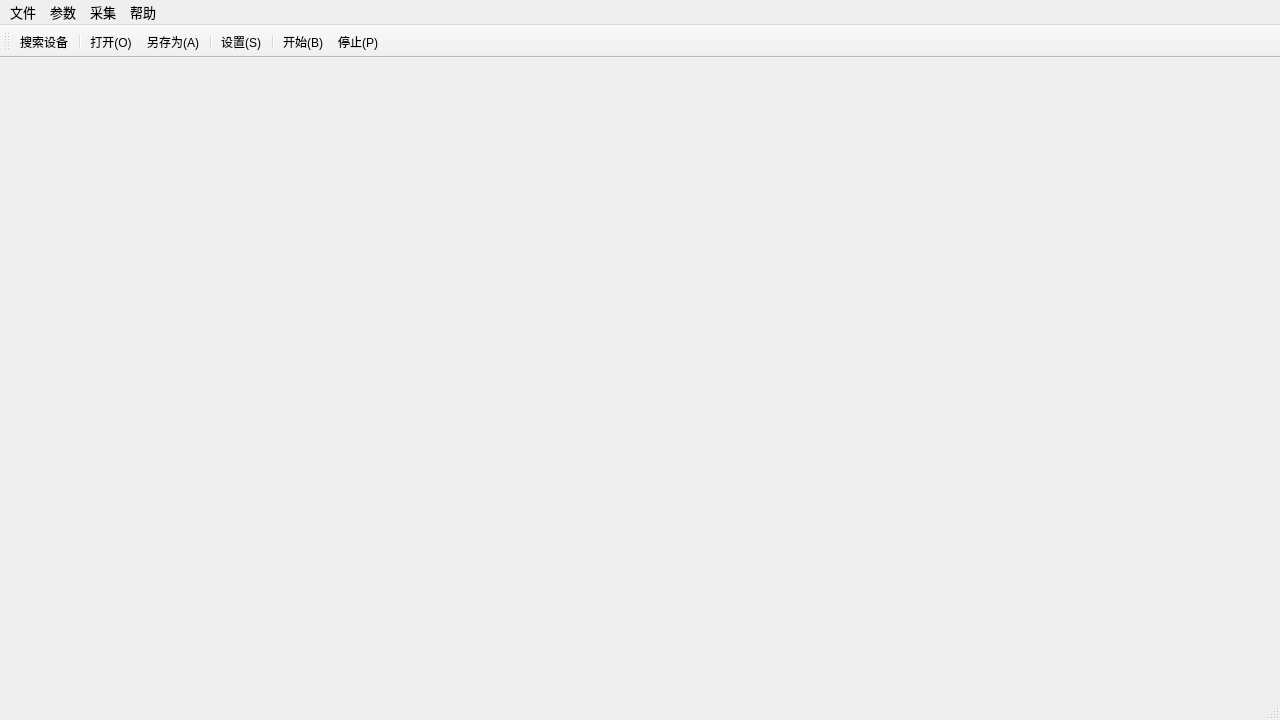
<?xml version="1.0" encoding="UTF-8"?>
<ui version="4.0">
 <class>MainWindow</class>
 <widget class="QMainWindow" name="MainWindow">
  <property name="geometry">
   <rect>
    <x>0</x>
    <y>0</y>
    <width>1280</width>
    <height>720</height>
   </rect>
  </property>
  <property name="minimumSize">
   <size>
    <width>1280</width>
    <height>720</height>
   </size>
  </property>
  <property name="windowTitle">
   <string>相干测风激光雷达数据采集控制软件</string>
  </property>
  <widget class="QWidget" name="centralWidget"/>
  <widget class="QMenuBar" name="menuBar">
   <property name="geometry">
    <rect>
     <x>0</x>
     <y>0</y>
     <width>1280</width>
     <height>25</height>
    </rect>
   </property>
   <property name="font">
    <font>
     <pointsize>10</pointsize>
    </font>
   </property>
   <widget class="QMenu" name="menu">
    <property name="font">
     <font>
      <pointsize>10</pointsize>
     </font>
    </property>
    <property name="title">
     <string>文件</string>
    </property>
    <addaction name="action_open"/>
    <addaction name="action_saveAs"/>
    <addaction name="separator"/>
    <addaction name="action_view"/>
   </widget>
   <widget class="QMenu" name="menu_2">
    <property name="font">
     <font>
      <pointsize>10</pointsize>
     </font>
    </property>
    <property name="title">
     <string>参数</string>
    </property>
    <addaction name="action_set"/>
   </widget>
   <widget class="QMenu" name="menu_3">
    <property name="font">
     <font>
      <pointsize>10</pointsize>
     </font>
    </property>
    <property name="title">
     <string>采集</string>
    </property>
    <addaction name="action_start"/>
    <addaction name="action_stop"/>
   </widget>
   <widget class="QMenu" name="menu_4">
    <property name="font">
     <font>
      <pointsize>10</pointsize>
     </font>
    </property>
    <property name="title">
     <string>帮助</string>
    </property>
    <addaction name="action_help"/>
   </widget>
   <addaction name="menu"/>
   <addaction name="menu_2"/>
   <addaction name="menu_3"/>
   <addaction name="menu_4"/>
  </widget>
  <widget class="QToolBar" name="mainToolBar">
   <property name="iconSize">
    <size>
     <width>32</width>
     <height>32</height>
    </size>
   </property>
   <attribute name="toolBarArea">
    <enum>TopToolBarArea</enum>
   </attribute>
   <attribute name="toolBarBreak">
    <bool>false</bool>
   </attribute>
   <addaction name="action_searchDevice"/>
   <addaction name="separator"/>
   <addaction name="action_open"/>
   <addaction name="action_saveAs"/>
   <addaction name="separator"/>
   <addaction name="action_set"/>
   <addaction name="separator"/>
   <addaction name="action_start"/>
   <addaction name="action_stop"/>
  </widget>
  <widget class="QStatusBar" name="statusBar"/>
  <action name="action_open">
   <property name="icon">
    <iconset resource="images.qrc">
     <normaloff>:/images/openfolder.png</normaloff>:/images/openfolder.png</iconset>
   </property>
   <property name="text">
    <string>打开(&amp;O)</string>
   </property>
   <property name="toolTip">
    <string>打开</string>
   </property>
   <property name="statusTip">
    <string>Open an existing file</string>
   </property>
   <property name="shortcut">
    <string>Ctrl+O</string>
   </property>
  </action>
  <action name="action_saveAs">
   <property name="icon">
    <iconset resource="images.qrc">
     <normaloff>:/images/savefolder.png</normaloff>:/images/savefolder.png</iconset>
   </property>
   <property name="text">
    <string>另存为(&amp;A)...</string>
   </property>
   <property name="toolTip">
    <string>另存为</string>
   </property>
   <property name="statusTip">
    <string>Save current data to specified files</string>
   </property>
   <property name="shortcut">
    <string>Ctrl+A</string>
   </property>
  </action>
  <action name="action_view">
   <property name="text">
    <string>视图(&amp;V)</string>
   </property>
   <property name="toolTip">
    <string>视图</string>
   </property>
   <property name="shortcut">
    <string>Ctrl+W</string>
   </property>
  </action>
  <action name="action_set">
   <property name="icon">
    <iconset resource="images.qrc">
     <normaloff>:/images/set.png</normaloff>:/images/set.png</iconset>
   </property>
   <property name="text">
    <string>设置(&amp;S)</string>
   </property>
   <property name="toolTip">
    <string>参数设置</string>
   </property>
   <property name="statusTip">
    <string>Open the parameter-setting dialog</string>
   </property>
   <property name="shortcut">
    <string>Ctrl+T</string>
   </property>
  </action>
  <action name="action_start">
   <property name="icon">
    <iconset resource="images.qrc">
     <normaloff>:/images/start.png</normaloff>:/images/start.png</iconset>
   </property>
   <property name="text">
    <string>开始(&amp;B)</string>
   </property>
   <property name="toolTip">
    <string>开始数据采集</string>
   </property>
   <property name="statusTip">
    <string>Start collecting data</string>
   </property>
   <property name="shortcut">
    <string>Ctrl+E</string>
   </property>
  </action>
  <action name="action_stop">
   <property name="icon">
    <iconset resource="images.qrc">
     <normaloff>:/images/stop.png</normaloff>:/images/stop.png</iconset>
   </property>
   <property name="text">
    <string>停止(&amp;P)</string>
   </property>
   <property name="toolTip">
    <string>停止数据采集</string>
   </property>
   <property name="statusTip">
    <string>Stop collecting data</string>
   </property>
   <property name="shortcut">
    <string>Ctrl+S</string>
   </property>
  </action>
  <action name="action_help">
   <property name="text">
    <string>帮助(&amp;H)</string>
   </property>
   <property name="toolTip">
    <string>帮助</string>
   </property>
   <property name="statusTip">
    <string>About this software</string>
   </property>
   <property name="shortcut">
    <string>Ctrl+L</string>
   </property>
  </action>
  <action name="action_searchDevice">
   <property name="icon">
    <iconset resource="images.qrc">
     <normaloff>:/images/searchdevice.png</normaloff>:/images/searchdevice.png</iconset>
   </property>
   <property name="text">
    <string>搜索设备</string>
   </property>
   <property name="toolTip">
    <string>搜索并连接设备</string>
   </property>
   <property name="statusTip">
    <string>Search ADQdevice and conncet</string>
   </property>
   <property name="shortcut">
    <string>Ctrl+F</string>
   </property>
  </action>
 </widget>
 <layoutdefault spacing="6" margin="11"/>
 <resources>
  <include location="images.qrc"/>
 </resources>
 <connections/>
</ui>
